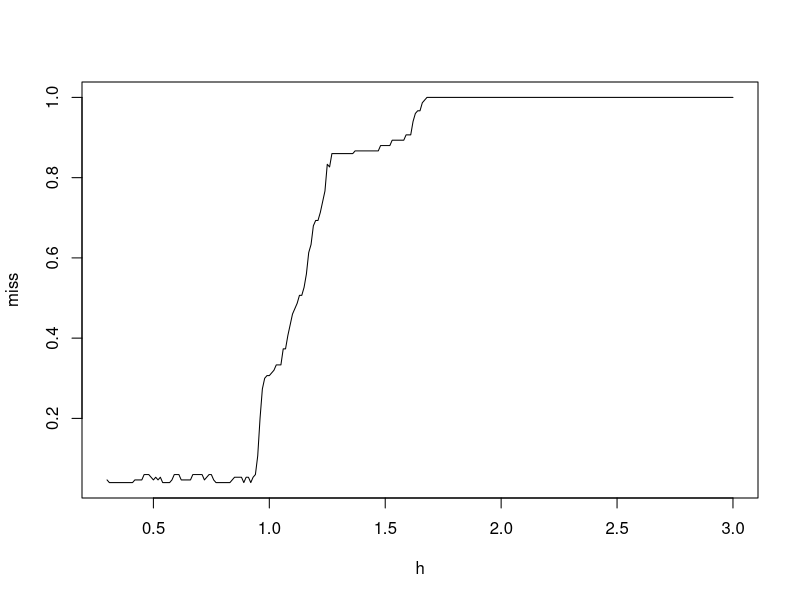
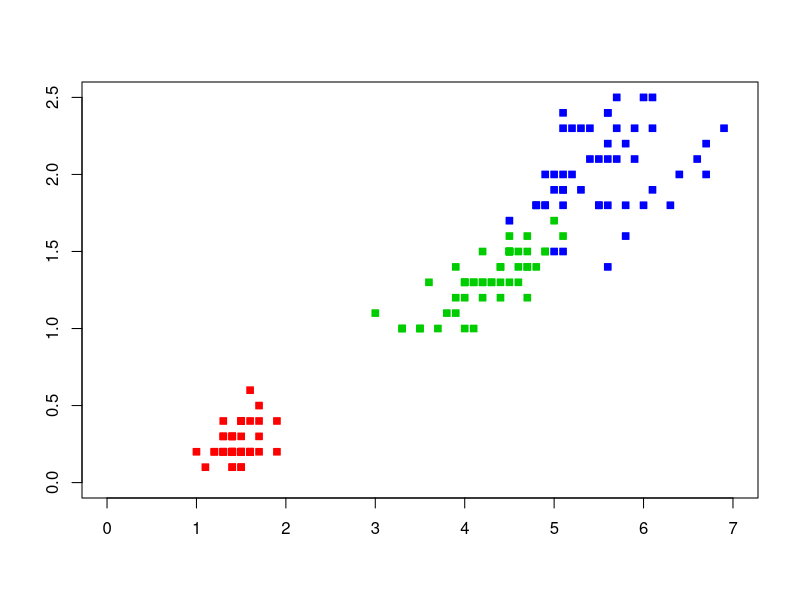

Write the R code that produced these figures, in order. (Note: this script raises an error after producing the figures.)
euclid <- function(x, y){
  sqrt(sum((x - y)^2))
}

distanses <- function(x, y, param = NA, metric = euclid) {
  l <- dim(y)[1]
  
  if(is.na(param)) {
    param <- c(3:4)
  }
  
  dist <- matrix(NA, l, 2)
  
  for(i in 1:l) {
    a <- c(i, metric(x[param], y[i, param]))
    dist[i, ] <- a
  }
  
  ordY <- y[order(dist[, 2]), ]
  return (ordY)
}

kernel_square <- function(p, h) {
  ans <- 0
  
  if(p/h <= 1) {
    ans <- 0.5
  }
  
  return(ans)
}

kernel_triangle  <- function(p, h) {
  ans <- max(0, 1 - p/h)
  
  
  return(ans)
}

kernel_gaus <- function(p, h) {
  ans <- (1 / (sqrt(2 * pi))) * (exp(-((p/h) * (p/h)) / 2)) 
  
  
  return(ans)
}

check_window <- function(x, y, h, param = NA, kernel = kernel_square) {
  cnt <- integer(3)
  names(cnt) <- names(table(y$Species))
  
  i = 1;
  l = dim(y)[1]
  
  
  if(is.na(param)) {
    param <- c(3:4)
  }
  
  while (i <= l) {
    tmp <- euclid(x[param], y[i, param])
    
    cnt[y$Species[i]] <- cnt[y$Species[i]] + kernel(tmp, h)
    
    i <- i + 1
  }
  
  if(sum(cnt) == 0) {
    return("na")
  }
  
  return(names(which.max(cnt)))
}

parsewindow <- function(x, y, h, metrica = distanses,
                        param = NA, rall = FALSE, kernel = kernel_square) {
  ordY <- distanses(x, y)
  
  if(rall) {
    return(ordY)
  }
  
  if(is.na(param)) {
    param <- c(3:4)
  }
  
  return(check_window(x, ordY, h, param = param, kernel = kernel))
}

for_plot <- function(x, d){1 - x/d}

LOO <- function(y, classifier = parsewindow, bounds = 1:150, param = NA, kernel = kernel_square) {
  
  if(is.na(param)) {
    param <- c(3:4)
  }
  
  results <- integer(300)
  l = dim(y)[1]
  
  for (z in 1:l) {
    d = y[z, ]
    cat(z)
    tmp <- classifier(d, iris, l, rall = TRUE, kernel = kernel)
    
    cnt <- integer(3)
    names(cnt) <- names(table(y$Species))
    h = 30
    ptr = 2
    
    while(h <= 300 && ptr <= l) {

      if(euclid(d[3:4], tmp[ptr, 3:4]) > h / 100) {
        tmp_class <- names(which.max(cnt))
        results[h] <- results[h] + 1 * (tmp_class == d$Species)
        h <- h + 1
      }

      cnt[tmp$Species[ptr]] <- cnt[tmp$Species[ptr]] + 1
      ptr <- ptr + 1
    }
    
  }
  
  print(results)
  i <- seq(from = 0.3, to = 3, by = 0.01)
  plot(i, for_plot(results[i * 100] , 150), type = 'l', xlab = "h", ylab = "miss")
  
  return(which.max(results) / 100)
}


best_h <- LOO(iris)

make_map <- function(colors = NA, classifier = parsewindow, h = 2, kernel = kernel_square) {
  #
  
  if(is.na(colors)) {
    colors <- c("setosa" = "red", "versicolor" = "green3", 
                "virginica" = "blue", "na" = "yellow") 
    }
  plot(1, type="n", xlab="", ylab="", xlim=c(0, 7), ylim=c(0, 2.5))
  points(iris[, 3:4], pch = 22, bg = colors[iris$Species], col 
         = colors[iris$Species], asp = 1)
  
  i = 0
  j = 0
  while (i <= 7) {
    while(j < 2.6) {
      p <- iris[1, ]
      p[3] = i
      p[4] = j
      p$Species <- classifier(p, iris, h, kernel = kernel)
      points(p[3], p[4], pch = 22, col = colors[p$Species], asp = 1)
      j <- j + 1/10
    }
    i <- i + 1/10
    j <- 0
  }
}




make_map(h = 0.1, kernel = kernel_gaus)
make_map(h = 0.3,  kernel = kernel_gaus)
make_map(h = 2, kernel = kernel_gaus)

x <- iris
x
x$Species <- NA

l = 10

ans <- vector()
for(i in 1:dim(x)[1]) {
  ans <- c(ans, parsewindow(x[i,], iris, 1))
}
ans
str(ans)


alll <- 0

cnt <- 0
for(i in 1:dim(x)[1]) {
  # ans <- c(ans, kNN(test[i,], test, 7))
  st <- Sys.time()
  tmp <- parsewindow(x[i,], iris, h = best_h)
  
  cnt <- cnt + 1 * (iris$Species[i] == tmp)
  ans <- c(ans, tmp)
  ed <- Sys.time()
  alll <- alll + ed - st
}

alll

cnt

x$Species <- ans
x
